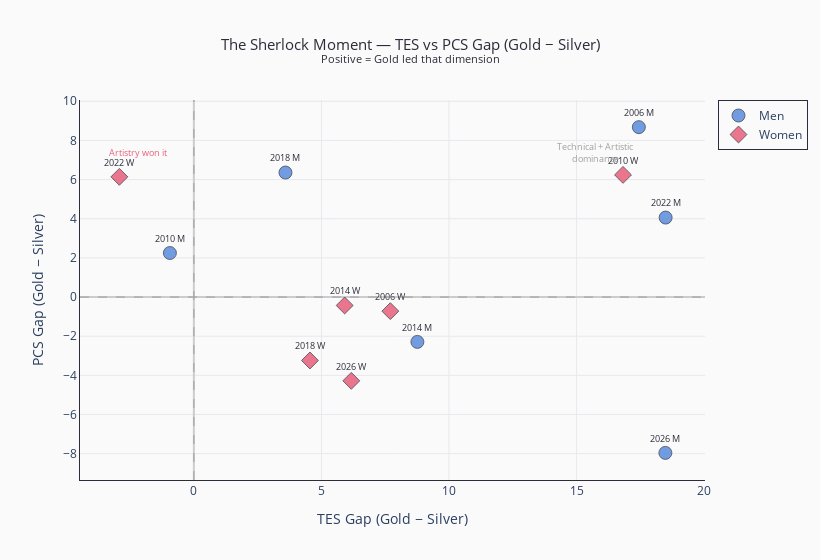

Notebook code cell kept with this figure:
### Markdown cell above
---

### Visual 1 — The Gap Map
*Each dot is one Olympics event. Where does it fall?*

| Quadrant | Meaning |
|---|---|
| Top-right | Gold dominated **both** technically and artistically |
| Bottom-right | Technical dominance alone carried the gold |
| Top-left | 🚨 Artistry won it — Gold trailed on TES but led on PCS |
| Bottom-left | Silver was better on both — a true upset |

### Code cell
fig1 = go.Figure()

for gender, color, symbol in [('M', MEN_COLOR, 'circle'), ('W', WOMEN_COLOR, 'diamond')]:
    sub = gaps[gaps['gender'] == gender]
    fig1.add_trace(go.Scatter(
        x=sub['tes_gap'], y=sub['pcs_gap'],
        mode='markers+text',
        name='Men' if gender == 'M' else 'Women',
        marker=dict(color=color, size=13, opacity=0.85,
                    line=dict(color=SPINE_COLOR, width=0.8), symbol=symbol),
        text=sub['label'], textposition='top center',
        textfont=dict(size=8.5, color=SPINE_COLOR),
        customdata=sub[['skater_gold', 'skater_silver']].values,  # ← add this
        hovertemplate=(
            '<b>%{text}</b><br>'
            '🥇 %{customdata[0]}<br>'           # ← gold skater name
            '🥈 %{customdata[1]}<br>'           # ← silver skater name
            'TES Gap: %{x:+.2f}<br>'
            'PCS Gap: %{y:+.2f}'
            '<extra></extra>'
        )
    ))

fig1.add_hline(y=0, line_dash='dash', line_color='#9e9e9e', line_width=1)
fig1.add_vline(x=0, line_dash='dash', line_color='#9e9e9e', line_width=1)

fig1.add_annotation(x=gaps['tes_gap'].max()*0.85, y=gaps['pcs_gap'].max()*0.85,
    text='Technical + Artistic<br>dominance', showarrow=False,
    font=dict(size=9, color='#9e9e9e'), align='center')
fig1.add_annotation(x=gaps['tes_gap'].min()*0.75, y=gaps['pcs_gap'].max()*0.85,
    text='Artistry won it', showarrow=False,
    font=dict(size=9, color='#e8607a'), align='center')

fig1.update_layout(
    title=dict(
        text='The Sherlock Moment — TES vs PCS Gap (Gold − Silver)<br>'
             '<sup>Positive = Gold led that dimension</sup>',
        font=dict(size=15, color=SPINE_COLOR), x=0.5, xanchor='center'
    ),
    xaxis=dict(title='TES Gap (Gold − Silver)', gridcolor='#e8e8ee',
               linecolor=SPINE_COLOR, zerolinecolor='#ccc'),
    yaxis=dict(title='PCS Gap (Gold − Silver)', gridcolor='#e8e8ee',
               linecolor=SPINE_COLOR, zerolinecolor='#ccc'),
    plot_bgcolor=BG_COLOR, paper_bgcolor=BG_COLOR,
    legend=dict(bordercolor=SPINE_COLOR, borderwidth=1),
    hoverlabel=dict(bgcolor='white', bordercolor=SPINE_COLOR, font_size=12),
    width=820, height=560
)
fig1.show(renderer='vscode')

### Figure 1 — Plotly figure (JSON) as saved in the notebook; plotly's stock layout.template omitted (floating-point values rounded to 4 significant figures)
{"data": [{"customdata": [["SHAIDOROV Mikhail", "KAGIYAMA Yuma"], ["CHEN Nathan", "KAGIYAMA Yuma"], ["HANYU Yuzuru", "UNO Shoma"], ["HANYU Yuzuru", "CHAN Patrick"], ["LYSACEK Evan", "PLUSHENKO Evgeni"], ["PLUSHENKO Evgeni", "LAMBIEL Stephane"]], "hovertemplate": "<b>%{text}</b><br>🥇 %{customdata[0]}<br>🥈 %{customdata[1]}<br>TES Gap: %{x:+.2f}<br>PCS Gap: %{y:+.2f}<extra></extra>", "marker": {"color": "#5b8cde", "line": {"color": "#2c2c3a", "width": 0.8}, "opacity": 0.85, "size": 13, "symbol": "circle"}, "mode": "markers+text", "name": "Men", "text": ["2026 M", "2022 M", "2018 M", "2014 M", "2010 M", "2006 M"], "textfont": {"color": "#2c2c3a", "size": 8.5}, "textposition": "top center", "type": "scatter", "x": [18.48, 18.49, 3.59, 8.76, -0.94, 17.44], "y": [-7.96, 4.06, 6.36, -2.29, 2.25, 8.68]}, {"customdata": [["LIU Alysa", "SAKAMOTO Kaori"], ["SHCHERBAKOVA Anna", "TRUSOVA Alexandra"], ["ZAGITOVA Alina", "MEDVEDEVA Evgenia"], ["SOTNIKOVA Adelina", "KIM Yuna"], ["KIM Yu-Na", "ASADA Mao"], ["ARAKAWA Shizuka", "COHEN Sasha"]], "hovertemplate": "<b>%{text}</b><br>🥇 %{customdata[0]}<br>🥈 %{customdata[1]}<br>TES Gap: %{x:+.2f}<br>PCS Gap: %{y:+.2f}<extra></extra>", "marker": {"color": "#e8607a", "line": {"color": "#2c2c3a", "width": 0.8}, "opacity": 0.85, "size": 13, "symbol": "diamond"}, "mode": "markers+text", "name": "Women", "text": ["2026 W", "2022 W", "2018 W", "2014 W", "2010 W", "2006 W"], "textfont": {"color": "#2c2c3a", "size": 8.5}, "textposition": "top center", "type": "scatter", "x": [6.17, -2.92, 4.55, 5.91, 16.82, 7.7], "y": [-4.28, 6.14, -3.24, -0.43, 6.24, -0.72]}], "layout": {"annotations": [{"align": "center", "font": {"color": "#9e9e9e", "size": 9}, "showarrow": false, "text": "Technical + Artistic<br>dominance", "x": 15.72, "y": 7.378}, {"align": "center", "font": {"color": "#e8607a", "size": 9}, "showarrow": false, "text": "Artistry won it", "x": -2.19, "y": 7.378}], "height": 560, "hoverlabel": {"bgcolor": "white", "bordercolor": "#2c2c3a", "font": {"size": 12}}, "legend": {"bordercolor": "#2c2c3a", "borderwidth": 1}, "paper_bgcolor": "#fafafa", "plot_bgcolor": "#fafafa", "shapes": [{"line": {"color": "#9e9e9e", "dash": "dash", "width": 1}, "type": "line", "x0": 0, "x1": 1, "xref": "x domain", "y0": 0, "y1": 0, "yref": "y"}, {"line": {"color": "#9e9e9e", "dash": "dash", "width": 1}, "type": "line", "x0": 0, "x1": 0, "xref": "x", "y0": 0, "y1": 1, "yref": "y domain"}], "title": {"font": {"color": "#2c2c3a", "size": 15}, "text": "The Sherlock Moment — TES vs PCS Gap (Gold − Silver)<br><sup>Positive = Gold led that dimension</sup>", "x": 0.5, "xanchor": "center"}, "width": 820, "xaxis": {"gridcolor": "#e8e8ee", "linecolor": "#2c2c3a", "title": {"text": "TES Gap (Gold − Silver)"}, "zerolinecolor": "#ccc"}, "yaxis": {"gridcolor": "#e8e8ee", "linecolor": "#2c2c3a", "title": {"text": "PCS Gap (Gold − Silver)"}, "zerolinecolor": "#ccc"}}}
